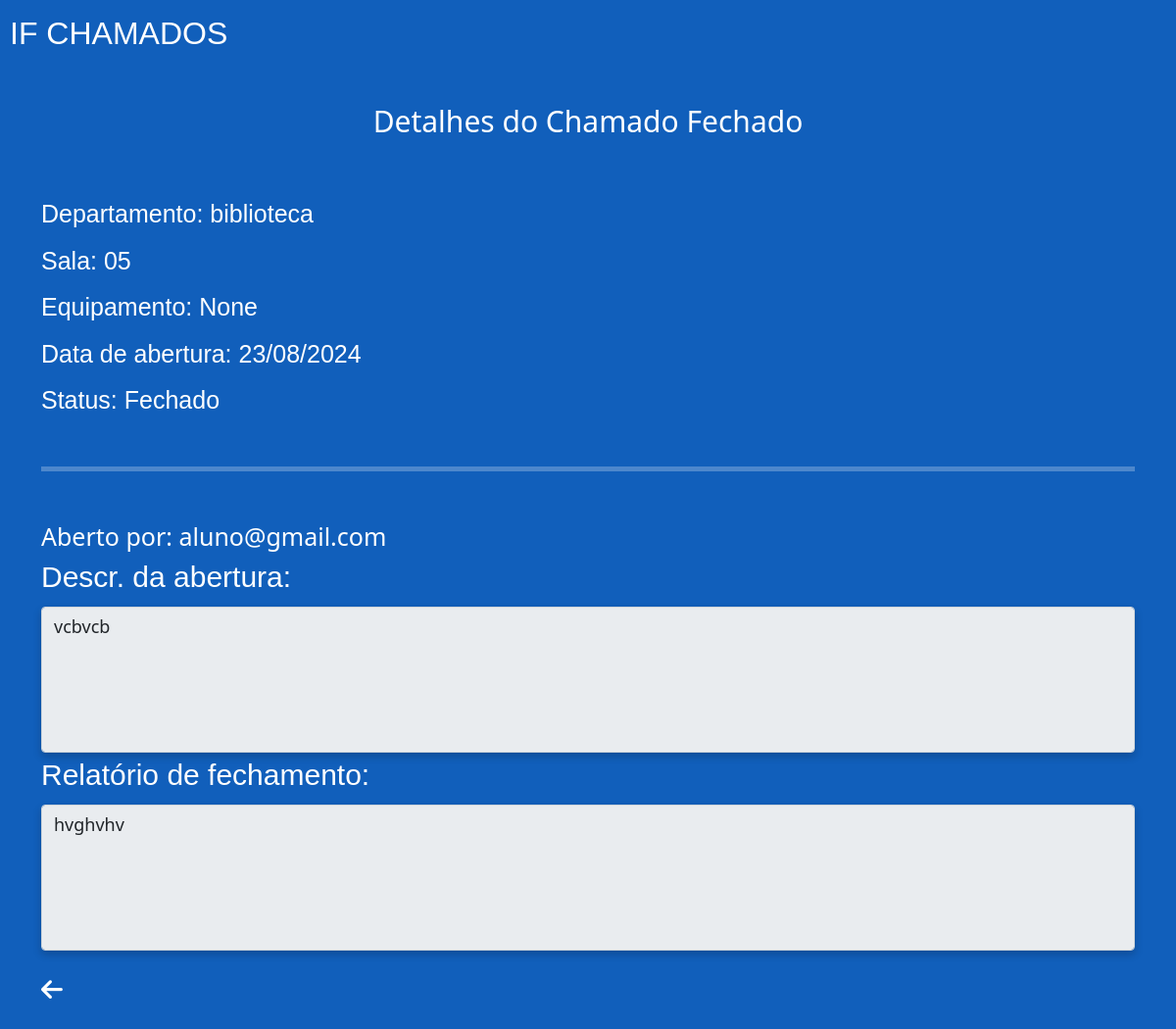
Before: /if-dados/chamado/46/detalhes-fechado/ (signed in) with the older database file.
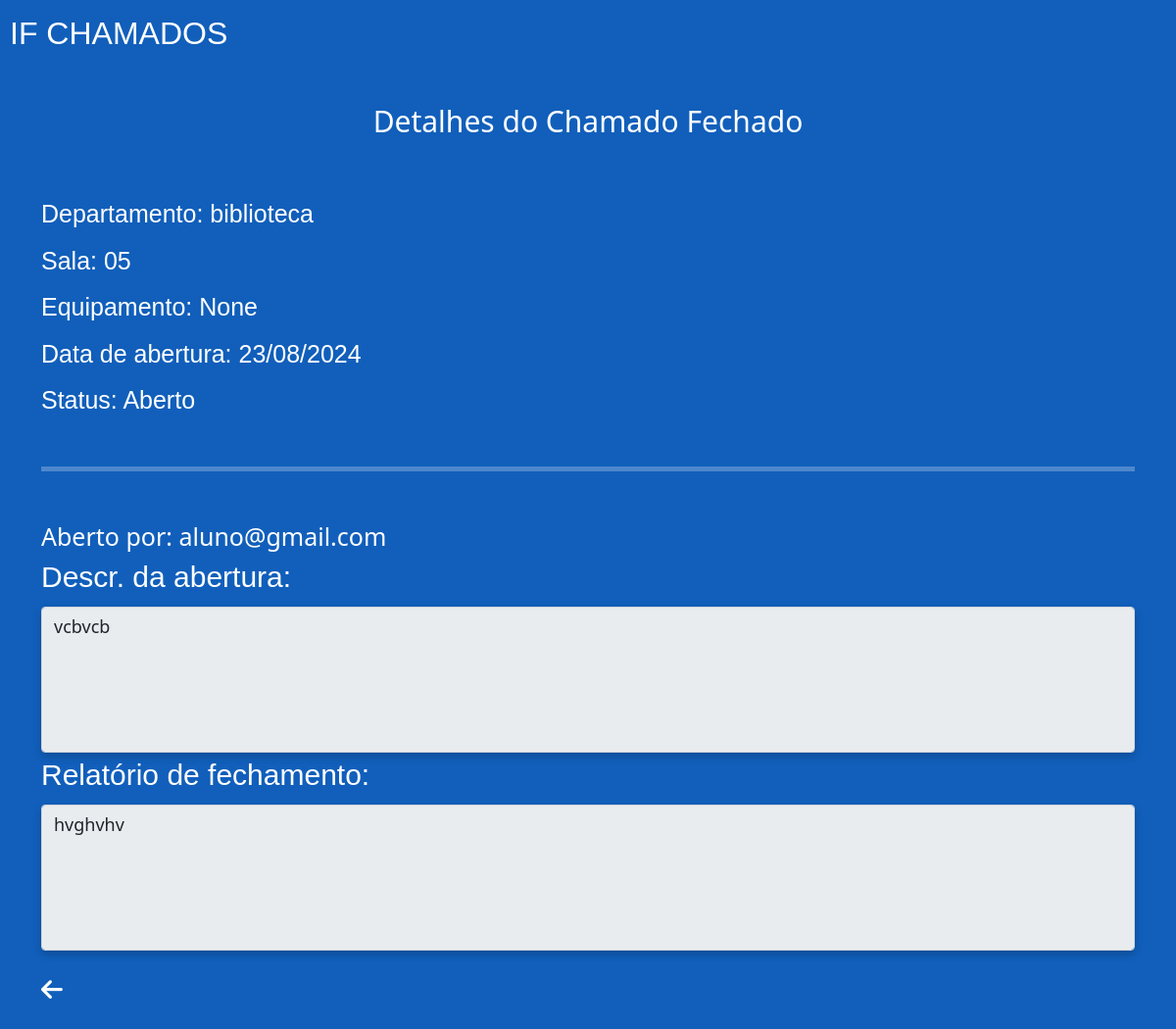
After: the same page with the newer database file.
### if_dados/models.py (models this page shows, shortened)
class Chamado(models.Model):
    class Status(models.TextChoices):
        ABERTO = 'Aberto', 'Aberto'
        FECHADO = 'Fechado', 'Fechado'
        PENDENTE = 'Pendente', 'Pendente'
        REABERTO = 'Reaberto', 'Reaberto'
    usuario = models.ForeignKey(settings.AUTH_USER_MODEL, on_delete=models.CASCADE, default=1)
    status = models.CharField(max_length=10, choices=Status.choices, default=Status.ABERTO)
    departamento = models.CharField(max_length=255)
    sala = models.CharField(max_length=255)
    descricao_problema = models.TextField()
    patrimonio = models.CharField(max_length=50, blank=True, null=True)
    data_abertura = models.DateTimeField(default=timezone.now)
    data_fechamento = models.DateTimeField(blank=True, null=True)
    data_modificacao = models.DateTimeField(blank=True, null=True)
    data_reabertura = models.DateTimeField(blank=True, null=True)
    equipamento = models.CharField(max_length=255, blank=True, null=True)
    especialidade = models.ManyToManyField(Especialidade, blank=True)
    relato_tecnico = models.TextField(blank=True)

### if_dados/views.py (the view)
# urls.py: path('chamado/<int:id>/detalhes-fechado/', views.detalhes_do_chamado_fechado, name='detalhes_do_chamado_fechado'),
@login_required
def detalhes_do_chamado_fechado(request, id):
    chamado = get_object_or_404(Chamado, id=id)
    contexto = {
        'chamado': chamado,
        'usuario_email': request.user.email
    }
    return render(request, 'detalhes-do-chamado-fechado.html', contexto)

### if_dados/templates/detalhes-do-chamado-fechado.html (shortened to what this page needs)
{% load static %}
<!DOCTYPE html>
<html lang="pt-br">
<head>
    <link href="https://cdn.jsdelivr.net/npm/bootstrap@5.0.2/dist/css/bootstrap.min.css" rel="stylesheet">
    <link rel="stylesheet" href="{% static 'css/style.css' %}">
</head>
<body>
    <div class="container-geral">
        <div class="logo text-white">IF CHAMADOS</div>
        <h1 class="text-center text-white mt-5 mb-5">Detalhes do Chamado Fechado</h1>
        <div class="container">
            <div class="row">
                <div class="col-12 informacoes">
                    <div class="setor">Departamento: {{ chamado.departamento }}</div>
                    <div class="sala">Sala: {{ chamado.sala }}</div>
                    <div class="equipamento">Equipamento: {{ chamado.equipamento }}</div>
                    <div class="data-de-abertura">Data de abertura: {{ chamado.data_abertura|date:"d/m/Y" }}</div>
                    <div class="status">Status: {{ chamado.status }}</div>
                </div>
            </div>
            <hr class="text-white mt-5 mb-5">
            <div class="row">
                <div class="col-12 texto-aberto-por text-white">
                    Aberto por: {{ usuario_email }}
                </div>
                <div class="col-12">
                    <label for="area-comentario" class="form-label text-white texto-dropdown caix-desc-abertura">Descr. da abertura:</label>
                    <textarea id="area-comentario" class="form-control area-comentario custom-placeholder sombra" rows="5" readonly>{{ chamado.descricao_problema }}</textarea>
                </div>
                <div class="col-12">
                    <label for="area-comentario" class="form-label text-white texto-dropdown caix-desc-abertura">Relatório de fechamento:</label>
                    <textarea id="area-comentario" class="form-control area-comentario custom-placeholder sombra" rows="5" readonly>{{ chamado.relato_tecnico }}</textarea>
                </div>
                <div class="col-12 mt-3">
                    <div class="container-botao-voltar mt-4">
                        <div class="icone-voltar">
                            <a href="{% url 'meus_chamados' %}"><i class="fas fa-arrow-left text-white"></i></a>
                        </div>
                    </div>
                </div>
            </div>
        </div>
    </div>
</body>
</html>

Changed rows visible on the page:
changed Chamado "biblioteca": status "Fechado" → "Aberto"
